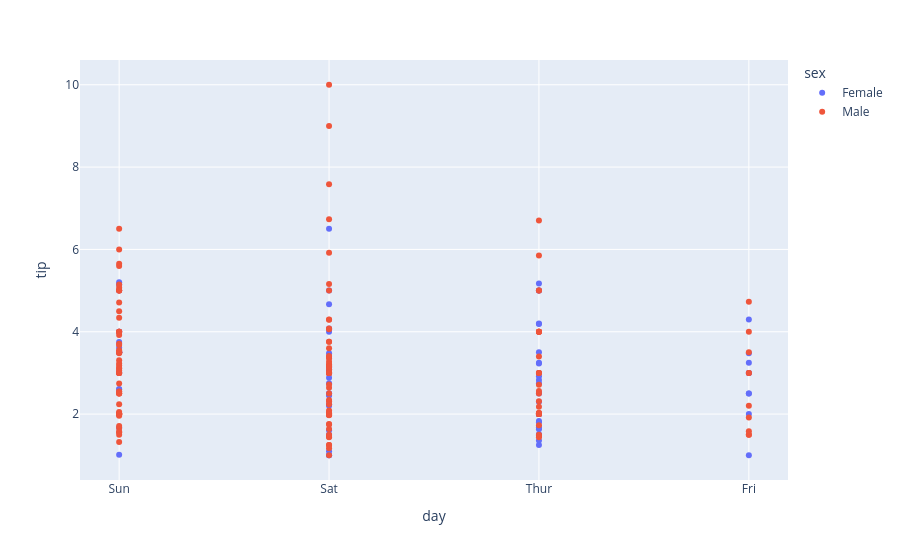

Notebook code cell kept with this figure:
### Code cell
import plotly.express as px
import pandas as pd

# reading the database
data = pd.read_csv("tips.csv")

# plotting the scatter chart
fig = px.scatter(data, x="day", y="tip", color='sex')

# showing the plot
fig.show()

### Figure 1 — Plotly figure (JSON) as saved in the notebook; plotly's stock layout.template omitted (floating-point values rounded to 4 significant figures; data arrays with more than 128 entries replaced by an {"elided": "..."} marker saying what was removed)
{"data": [{"hovertemplate": "sex=Female<br>day=%{x}<br>tip=%{y}<extra></extra>", "legendgroup": "Female", "marker": {"color": "#636efa", "symbol": "circle"}, "mode": "markers", "name": "Female", "orientation": "v", "showlegend": true, "type": "scatter", "x": ["Sun", "Sun", "Sun", "Sun", "Sun", "Sun", "Sat", "Sat", "Sat", "Sat", "Sat", "Sat", "Sun", "Sun", "Sat", "Sat", "Sat", "Sat", "Sat", "Sat", "Sat", "Thur", "Thur", "Fri", "Fri", "Fri", "Fri", "Fri", "Sat", "Sat", "Sat", "Sat", "Sat", "Sun", "Sun", "Thur", "Thur", "Thur", "Thur", "Thur", "Thur", "Thur", "Thur", "Thur", "Thur", "Thur", "Thur", "Thur", "Thur", "Thur", "Thur", "Thur", "Thur", "Thur", "Thur", "Thur", "Thur", "Sun", "Sun", "Sun", "Sun", "Sun", "Sat", "Sat", "Sun", "Sun", "Sun", "Thur", "Thur", "Thur", "Thur", "Thur", "Thur", "Thur", "Sat", "Sat", "Sat", "Sat", "Sat", "Fri", "Fri", "Fri", "Fri", "Sat", "Sat", "Sat", "Thur"], "xaxis": "x", "y": [1.01, 3.61, 5.0, 3.02, 1.67, 3.5, 2.75, 2.23, 3.0, 3.0, 2.45, 3.07, 2.6, 5.2, 1.5, 2.47, 1.0, 3.0, 3.14, 5.0, 2.2, 1.83, 5.17, 1.0, 4.3, 3.25, 2.5, 3.0, 2.5, 3.48, 4.08, 4.0, 1.0, 4.0, 3.5, 1.5, 1.8, 2.92, 1.68, 2.52, 4.2, 2.0, 2.0, 2.83, 1.5, 2.0, 3.25, 1.25, 2.0, 2.0, 2.75, 3.5, 5.0, 2.3, 1.5, 1.36, 1.63, 5.14, 3.75, 2.61, 2.0, 3.0, 1.61, 2.0, 4.0, 3.5, 3.5, 4.19, 5.0, 2.0, 2.01, 2.0, 2.5, 3.23, 2.23, 2.5, 6.5, 1.1, 3.09, 3.48, 3.0, 2.5, 2.0, 2.88, 4.67, 2.0, 3.0], "yaxis": "y"}, {"hovertemplate": "sex=Male<br>day=%{x}<br>tip=%{y}<extra></extra>", "legendgroup": "Male", "marker": {"color": "#EF553B", "symbol": "circle"}, "mode": "markers", "name": "Male", "orientation": "v", "showlegend": true, "type": "scatter", "x": {"elided": "157 str values"}, "xaxis": "x", "y": {"elided": "157 float values"}, "yaxis": "y"}], "layout": {"legend": {"title": {"text": "sex"}, "tracegroupgap": 0}, "margin": {"t": 60}, "xaxis": {"anchor": "y", "domain": [0, 1], "title": {"text": "day"}}, "yaxis": {"anchor": "x", "domain": [0, 1], "title": {"text": "tip"}}}}
